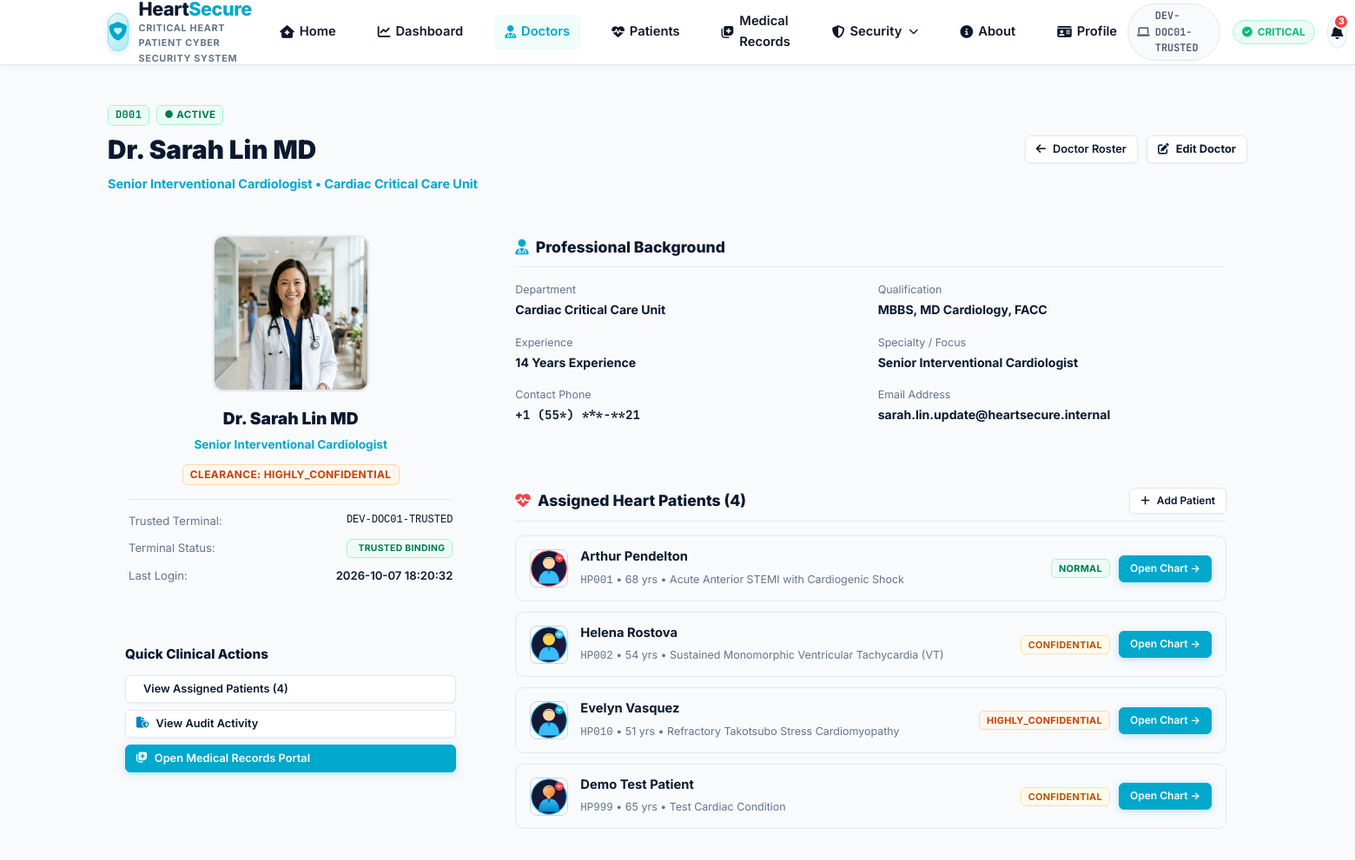
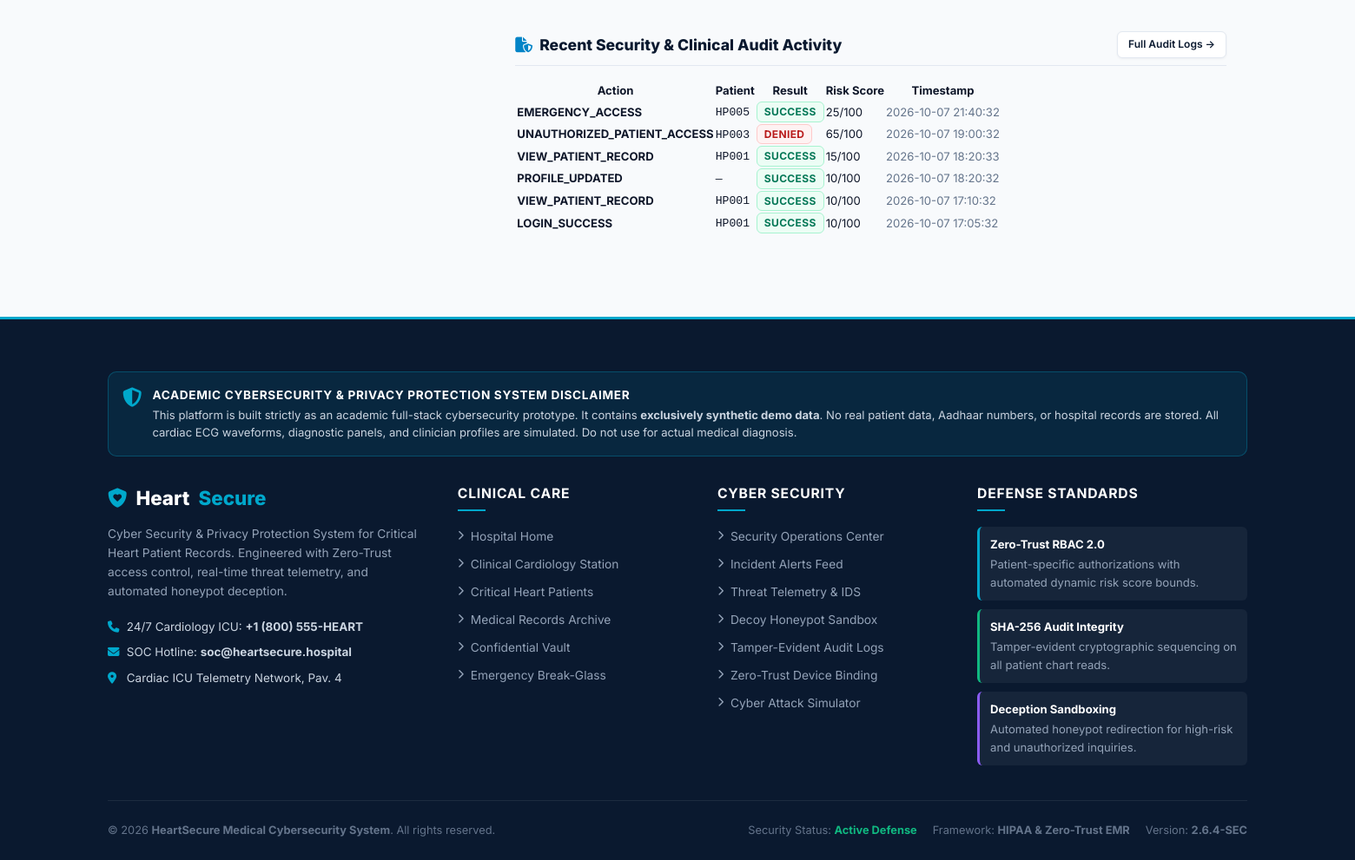
Page /doctors/D001 on the committed database (2 pictures, top to bottom).
### tables this page shows
CREATE TABLE doctors (
    id INTEGER PRIMARY KEY AUTOINCREMENT,
    doctor_id TEXT UNIQUE NOT NULL, -- e.g. 'D001', 'D002'
    user_id TEXT UNIQUE NOT NULL,
    name TEXT NOT NULL,
    profile_photo TEXT DEFAULT NULL,
    specialty TEXT NOT NULL,
    specialization TEXT,
    qualification TEXT DEFAULT 'MBBS, MD Cardiology',
    experience TEXT DEFAULT '8 Years',
    department TEXT NOT NULL,
    email TEXT,
    demo_phone TEXT DEFAULT '+1 (555) 019-2834',
    permission_level TEXT NOT NULL DEFAULT 'NORMAL', -- 'NORMAL', 'CONFIDENTIAL', 'HIGHLY_CONFIDENTIAL'
    trusted_device_id TEXT,
    status TEXT DEFAULT 'active', -- 'active', 'disabled'
    last_login TIMESTAMP DEFAULT CURRENT_TIMESTAMP,
    created_at TIMESTAMP DEFAULT CURRENT_TIMESTAMP,
    FOREIGN KEY(user_id) REFERENCES users(user_id) ON DELETE CASCADE
);

CREATE TABLE patients (
    id INTEGER PRIMARY KEY AUTOINCREMENT,
    patient_id TEXT UNIQUE NOT NULL, -- e.g. 'HP001', 'HP002'
    user_id TEXT DEFAULT NULL,
    name TEXT NOT NULL,
    profile_photo TEXT DEFAULT NULL,
    age INTEGER NOT NULL,
    blood_group TEXT NOT NULL,
    gender TEXT NOT NULL,
    assigned_doctor_id TEXT NOT NULL,
    heart_condition_category TEXT NOT NULL, -- 'STEMI', 'Ventricular Tachycardia', 'Heart Failure', etc.
    medical_history TEXT NOT NULL,
    ecg_report TEXT NOT NULL,
    echo_report TEXT NOT NULL,
    blood_test_report TEXT NOT NULL,
    current_prescriptions TEXT NOT NULL,
    email TEXT DEFAULT NULL,
    phone_number TEXT DEFAULT '+1 (555) 019-1001',
    emergency_contact TEXT NOT NULL,
    last_updated TIMESTAMP DEFAULT CURRENT_TIMESTAMP,
    record_sensitivity_level TEXT NOT NULL DEFAULT 'NORMAL', -- 'NORMAL', 'CONFIDENTIAL', 'HIGHLY_CONFIDENTIAL'
    vitals TEXT NOT NULL,
    status TEXT DEFAULT 'active', -- 'active', 'disabled'
    created_at TIMESTAMP DEFAULT CURRENT_TIMESTAMP,
    is_decoy INTEGER DEFAULT 0
);

CREATE TABLE audit_logs (
    id INTEGER PRIMARY KEY AUTOINCREMENT,
    timestamp TIMESTAMP DEFAULT CURRENT_TIMESTAMP,
    user_id TEXT NOT NULL,
    role TEXT NOT NULL,
    patient_id TEXT,
    action TEXT NOT NULL,
    ip_address TEXT NOT NULL,
    device_status TEXT NOT NULL, -- 'TRUSTED', 'UNKNOWN'
    risk_score INTEGER NOT NULL,
    risk_level TEXT NOT NULL,
    result TEXT NOT NULL, -- 'SUCCESS', 'DENIED', 'DECOY_SERVED', 'FLAGGED'
    threat_type TEXT,
    session_id TEXT,
    details TEXT
);

### routes/cardioshield.py (the view)
@cardioshield_bp.route('/doctors/<doctor_id>')
def doctor_detail(doctor_id):
    doctor = UserModel.get_doctor_by_doctor_id(doctor_id)
    if not doctor:
        flash(f"Doctor {doctor_id} not found.", "danger")
        return redirect(url_for('cardioshield.doctor_list'))
    user = UserModel.get_by_user_id(session.get('user_id'))
    assigned_patients = PatientModel.get_assigned_to_doctor(doctor_id)
    recent_activity = AuditService.get_logs(limit=10, user_filter=doctor.get('user_id'))
    device_info = UserModel.get_device(f"DEV-{doctor_id}-STATION") or UserModel.get_device('DEV-DOC01-TRUSTED')
    return render_template(
        'doctor_detail.html',
        doctor=doctor,
        assigned_patients=assigned_patients,
        recent_activity=recent_activity,
        device=device_info,
        user=user
    )

### templates/doctor_detail.html (shortened to what this page needs)
{% extends "base.html" %}
{% block content %}
<div class="content-header" style="margin-bottom: 24px;">
    <div style="display: flex; justify-content: space-between; align-items: center; flex-wrap: wrap; gap: 14px;">
        <div>
            <div style="display: flex; align-items: center; gap: 8px; margin-bottom: 4px;">
                <span class="badge badge-low" style="font-family: var(--font-mono); font-size: 0.75rem; font-weight: 700;">
                    {{ doctor.doctor_id }}
                </span>
                <span class="badge {% if doctor.status == 'active' %}badge-low{% else %}badge-critical{% endif %}" style="font-size: 0.72rem;">
                    ● {{ doctor.status|upper }}
                </span>
            </div>
            <h1 style="font-size: 1.85rem; font-weight: 900; color: var(--navy-primary); margin: 0;">
                {{ doctor.name }}
            </h1>
            <p style="font-size: 0.9rem; color: var(--turquoise-primary); font-weight: 700; margin: 4px 0 0;">
                {{ doctor.specialization or doctor.specialty }} &bull; {{ doctor.department }}
            </p>
        </div>
        <div style="display: flex; gap: 10px; align-items: center; flex-wrap: wrap;">
            <a href="{{ url_for('cardioshield.doctor_list') }}" class="btn btn-secondary btn-sm">
                <i class="fa-solid fa-arrow-left"></i> Doctor Roster
            </a>
            <a href="{{ url_for('cardioshield.doctor_edit', doctor_id=doctor.doctor_id) }}" class="btn btn-secondary btn-sm" style="font-weight: 700;">
                <i class="fa-solid fa-pen-to-square"></i> Edit Doctor
            </a>
        </div>
    </div>
</div>
<div class="grid-3" style="gap: 24px; margin-bottom: 40px; align-items: flex-start;">
    <div>
        <div class="content-card" style="padding: 24px; text-align: center; margin-bottom: 24px;">
            <div style="width: 180px; height: 180px; margin: 0 auto 16px; border-radius: 12px; overflow: hidden; border: 2px solid #e2e8f0; background: #f8fafc; box-shadow: var(--shadow-sm);">
                <img src="{{ doctor_photo(doctor.profile_photo) }}" alt="{{ doctor.name }}" style="width: 100%; height: 100%; object-fit: cover; aspect-ratio: 1 / 1; display: block;">
            </div>
            <h3 style="font-size: 1.2rem; font-weight: 900; color: var(--navy-primary); margin-bottom: 4px;">{{ doctor.name }}</h3>
            <div style="font-size: 0.85rem; font-weight: 700; color: var(--turquoise-primary); margin-bottom: 12px;">{{ doctor.specialization or doctor.specialty }}</div>
            <div style="display: flex; justify-content: center; gap: 8px; margin-bottom: 16px;">
                <span class="badge {% if doctor.permission_level == 'HIGHLY_CONFIDENTIAL' %}badge-high{% elif doctor.permission_level == 'CONFIDENTIAL' %}badge-medium{% else %}badge-low{% endif %}">
                    Clearance: {{ doctor.permission_level }}
                </span>
            </div>
            <div style="border-top: 1px solid var(--border-light); padding-top: 14px; text-align: left; font-size: 0.82rem; display: flex; flex-direction: column; gap: 10px;">
                <div style="display: flex; justify-content: space-between;">
                    <span style="color: var(--text-muted);">Trusted Terminal:</span>
                    <code style="font-size: 0.75rem;">{{ doctor.trusted_device_id or 'DEV-DOC01-TRUSTED' }}</code>
                </div>
                <div style="display: flex; justify-content: space-between;">
                    <span style="color: var(--text-muted);">Terminal Status:</span>
                    <span class="badge badge-low" style="font-size: 0.65rem;">
                         TRUSTED BINDING
                    </span>
                </div>
                <div style="display: flex; justify-content: space-between;">
                    <span style="color: var(--text-muted);">Last Login:</span>
                    <span style="color: var(--navy-primary); font-weight: 600;">{{ doctor.last_login or 'Active Session' }}</span>
                </div>
            </div>
        </div>
        <div class="content-card" style="padding: 20px;">
            <h4 style="font-size: 0.95rem; font-weight: 800; color: var(--navy-primary); margin-bottom: 12px;">Quick Clinical Actions</h4>
            <div style="display: flex; flex-direction: column; gap: 8px;">
                <a href="#assigned-patients-section" class="btn btn-secondary btn-sm" style="justify-content: flex-start;">
                     View Assigned Patients ({{ assigned_patients|length }})
                </a>
                <a href="#audit-activity-section" class="btn btn-secondary btn-sm" style="justify-content: flex-start;">
                    <i class="fa-solid fa-file-shield" style="color: #0284c7;"></i> View Audit Activity
                </a>
                <a href="{{ url_for('cardioshield.medical_records_view') }}" class="btn btn-primary btn-sm" style="justify-content: flex-start;">
                    <i class="fa-solid fa-notes-medical"></i> Open Medical Records Portal
                </a>
            </div>
        </div>
    </div>
    <div style="grid-column: span 2;">
        <div class="content-card" style="padding: 24px; margin-bottom: 24px;">
            <h3 style="font-size: 1.1rem; font-weight: 800; color: var(--navy-primary); margin-bottom: 16px; padding-bottom: 8px; border-bottom: 1px solid var(--border-light); display: flex; align-items: center; gap: 8px;">
                <i class="fa-solid fa-user-doctor" style="color: var(--turquoise-primary);"></i> Professional Background
            </h3>
            <div style="display: grid; grid-template-columns: 1fr 1fr; gap: 16px; font-size: 0.88rem;">
                <div>
                    <span style="color: var(--text-muted); font-size: 0.78rem; display: block; margin-bottom: 2px;">Department</span>
                    <strong style="color: var(--navy-primary);">{{ doctor.department }}</strong>
                </div>
                <div>
                    <span style="color: var(--text-muted); font-size: 0.78rem; display: block; margin-bottom: 2px;">Qualification</span>
                    <strong style="color: var(--navy-primary);">{{ doctor.qualification or 'MBBS, MD Cardiology' }}</strong>
                </div>
                <div>
                    <span style="color: var(--text-muted); font-size: 0.78rem; display: block; margin-bottom: 2px;">Experience</span>
                    <strong style="color: var(--navy-primary);">{% if 'Experience' in (doctor.experience or '') %}{{ doctor.experience }}{% else %}{{ doctor.experience or '8 Years' }} Experience{% endif %}</strong>
                </div>
                <div>
                    <span style="color: var(--text-muted); font-size: 0.78rem; display: block; margin-bottom: 2px;">Specialty / Focus</span>
                    <strong style="color: var(--navy-primary);">{{ doctor.specialization or doctor.specialty }}</strong>
                </div>
                <div>
                    <span style="color: var(--text-muted); font-size: 0.78rem; display: block; margin-bottom: 2px;">Contact Phone</span>
                    <strong style="color: var(--navy-primary); font-family: var(--font-mono);">{{ mask_phone(doctor.demo_phone or '+15550192834') }}</strong>
                </div>
                <div>
                    <span style="color: var(--text-muted); font-size: 0.78rem; display: block; margin-bottom: 2px;">Email Address</span>
                    <strong style="color: var(--navy-primary);">{{ doctor.email or doctor.user_email }}</strong>
                </div>
            </div>
        </div>
        <div class="content-card" id="assigned-patients-section" style="padding: 24px; margin-bottom: 24px;">
            <div style="display: flex; justify-content: space-between; align-items: center; margin-bottom: 16px; padding-bottom: 8px; border-bottom: 1px solid var(--border-light);">
                <h3 style="font-size: 1.1rem; font-weight: 800; color: var(--navy-primary); margin: 0; display: flex; align-items: center; gap: 8px;">
                    <i class="fa-solid fa-heart-pulse" style="color: #ef4444;"></i> Assigned Heart Patients ({{ assigned_patients|length }})
                </h3>
                <a href="{{ url_for('cardioshield.patient_create') }}" class="btn btn-secondary btn-sm" style="font-size: 0.75rem;">
                    <i class="fa-solid fa-plus"></i> Add Patient
                </a>
            </div>
            {% if assigned_patients %}
            <div style="display: flex; flex-direction: column; gap: 12px;">
                {% for pat in assigned_patients %}
                <div style="display: flex; justify-content: space-between; align-items: center; background: #f8fafc; border: 1px solid var(--border-light); border-radius: var(--radius-md); padding: 12px 16px;">
                    <div style="display: flex; align-items: center; gap: 14px;">
                        <img src="{{ patient_photo(pat.profile_photo) }}" alt="{{ pat.name }}" style="width: 44px; height: 44px; border-radius: 8px; object-fit: cover; aspect-ratio: 1/1; border: 1px solid #cbd5e1;">
                        <div>
                            <strong style="color: var(--navy-primary); font-size: 0.92rem; display: block;">{{ pat.name }}</strong>
                            <span style="font-size: 0.78rem; color: var(--text-muted);">
                                <code>{{ pat.patient_id }}</code> &bull; {{ pat.age }} yrs &bull; {{ pat.heart_condition_category }}
                            </span>
                        </div>
                    </div>
                    <div style="display: flex; align-items: center; gap: 10px;">
                        <span class="badge {% if pat.record_sensitivity_level == 'HIGHLY_CONFIDENTIAL' %}badge-high{% elif pat.record_sensitivity_level == 'CONFIDENTIAL' %}badge-medium{% else %}badge-low{% endif %}" style="font-size: 0.68rem;">
                            {{ pat.record_sensitivity_level }}
                        </span>
                        <a href="{{ url_for('patients.patient_detail', patient_id=pat.patient_id) }}" class="btn btn-primary btn-sm" style="font-size: 0.75rem;">
                            Open Chart &rarr;
                        </a>
                    </div>
                </div>
                {% endfor %}
            </div>
            {% else %}
            <p style="color: var(--text-muted); font-size: 0.85rem; margin: 0; text-align: center; padding: 20px 0;">
                No cardiac patients currently assigned to this doctor.
            </p>
            {% endif %}
        </div>
        <div class="content-card" id="audit-activity-section" style="padding: 24px;">
            <div style="display: flex; justify-content: space-between; align-items: center; margin-bottom: 16px; padding-bottom: 8px; border-bottom: 1px solid var(--border-light);">
                <h3 style="font-size: 1.1rem; font-weight: 800; color: var(--navy-primary); margin: 0; display: flex; align-items: center; gap: 8px;">
                    <i class="fa-solid fa-file-shield" style="color: #0284c7;"></i> Recent Security &amp; Clinical Audit Activity
                </h3>
                <a href="{{ url_for('cardioshield.audit_logs_view') }}" class="btn btn-secondary btn-sm" style="font-size: 0.75rem;">
                    Full Audit Logs &rarr;
                </a>
            </div>
            {% if recent_activity %}
            <div style="overflow-x: auto;">
                <table class="table" style="margin-bottom: 0; font-size: 0.82rem;">
                    <thead>
                        <tr>
                            <th>Action</th>
                            <th>Patient</th>
                            <th>Result</th>
                            <th>Risk Score</th>
                            <th>Timestamp</th>
                        </tr>
                    </thead>
                    <tbody>
                        {% for log in recent_activity %}
                        <tr>
                            <td><strong>{{ log.action }}</strong></td>
                            <td><code>{{ log.patient_id or '—' }}</code></td>
                            <td>
                                <span class="badge {% if log.result == 'SUCCESS' %}badge-low{% elif log.result == 'DENIED' %}badge-critical{% else %}badge-medium{% endif %}">
                                    {{ log.result }}
                                </span>
                            </td>
                            <td>{{ log.risk_score }}/100</td>
                            <td style="color: var(--text-muted);">{{ log.timestamp }}</td>
                        </tr>
                        {% endfor %}
                    </tbody>
                </table>
            </div>
            {% else %}
            <p style="color: var(--text-muted); font-size: 0.85rem; margin: 0; text-align: center; padding: 16px 0;">
                No recent activity recorded for this clinician.
            </p>
            {% endif %}
        </div>
    </div>
</div>
{% endblock %}

### rows in the picture
doctors: doctor_id "D001", status "ACTIVE", name "Dr. Sarah Lin MD", specialization "Senior Interventional Cardiologist", department "Cardiac Critical Care Unit", profile_photo (picture), permission_level "HIGHLY_CONFIDENTIAL", trusted_device "DEV-DOC01-TRUSTED", last_login "2026-10-07 18:20:32", qualification "MBBS, MD Cardiology, FACC", experience "14 Years", demo_phone "+1 (55*) ***-**21", email "sarah.lin.update@heartsecure.internal"
patients: profile_photo (picture), name "Arthur Pendelton", patient_id "HP001", age "68", heart_condition_category "Acute Anterior STEMI with Cardiogenic Shock", record_sensitivity_level "NORMAL"
patients: profile_photo (picture), name "Helena Rostova", patient_id "HP002", age "54", heart_condition_category "Sustained Monomorphic Ventricular Tachycardia (VT)", record_sensitivity_level "CONFIDENTIAL"
patients: profile_photo (picture), name "Evelyn Vasquez", patient_id "HP010", age "51", heart_condition_category "Refractory Takotsubo Stress Cardiomyopathy", record_sensitivity_level "HIGHLY_CONFIDENTIAL"
patients: shows a picture, name "Demo Test Patient", patient_id "HP999", age "65", heart_condition_category "Test Cardiac Condition", record_sensitivity_level "CONFIDENTIAL"
audit_logs: action "EMERGENCY_ACCESS", patient "HP005", result "SUCCESS", risk_score "25", timestamp "2026-10-07 21:40:32"
audit_logs: action "UNAUTHORIZED_PATIENT_ACCESS", patient "HP003", result "DENIED", risk_score "65", timestamp "2026-10-07 19:00:32"
audit_logs: action "VIEW_PATIENT_RECORD", patient "HP001", result "SUCCESS", risk_score "15", timestamp "2026-10-07 18:20:33"
audit_logs: action "PROFILE_UPDATED", patient_id "—", result "SUCCESS", risk_score "10", timestamp "2026-10-07 18:20:32"
audit_logs: action "VIEW_PATIENT_RECORD", patient "HP001", result "SUCCESS", risk_score "10", timestamp "2026-10-07 17:10:32"
audit_logs: action "LOGIN_SUCCESS", patient "HP001", result "SUCCESS", risk_score "10", timestamp "2026-10-07 17:05:32"

### other values in the picture
{{ session_device_id }} "DEV-DOC01-TRUSTED"
{{ system_threat_level }} "CRITICAL"
{{ assigned_patients|length }} "4"
